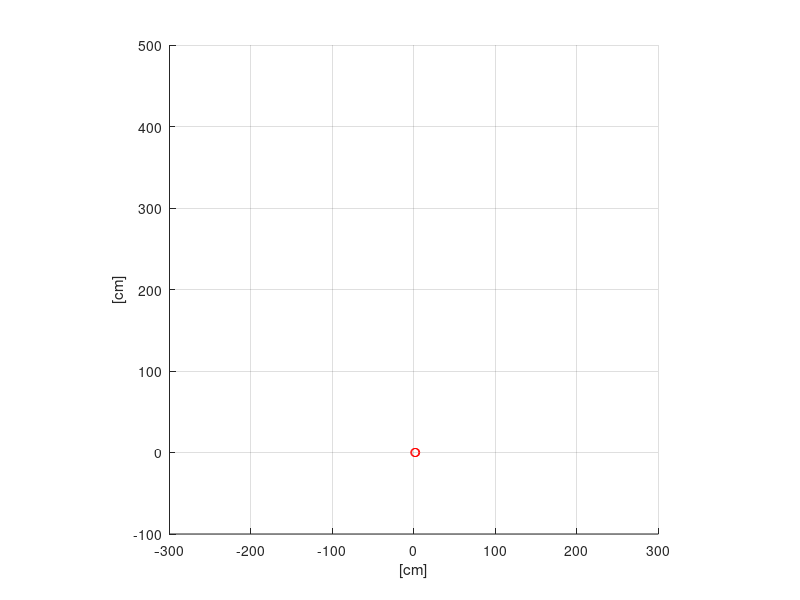

This chart was generated by the following MATLAB code: (Note: this script raises an error after producing the figure.)
close all; clear all;
v=1;dt=0.1;
figure(1);D=0.5;
xlabel('[cm]');ylabel('[cm]');
axis equal; axis([-300,300,-100,500]);grid;
vehi = [0,1,1,-1,-1,0;2,1,-1,-1,1,2];

hold on; plot([0,0],'ro');hold off;

[targetx1,targety1] = ginput(1);
hold on; plot(targetx1,targety1,'rp');hold off;
[targetx2,targety2] = ginput(1);
hold on;plot([targetx1,targetx2],[targety1,targety2],'ro');hold off;

tx=targetx1(1);ty=targety1(1);
theta = atan2(targety2(1)-targety1(1),targetx2(1)-targetx1(1))-pi/2;
theta*180/pi
clear targetx targety xy

xini = [0,0,tx,targetx2];
yini = [0,100,ty,targety2];
ydata = [0:v*dt*100:ty,ty];
xdatasp = interp1(yini,xini,ydata,'spline');
ab = inv([ty^3,ty^2;3*ty^2,2*ty])*[tx;tan(-theta)];
xdata = ab(1).*ydata.^3+ab(2).*ydata.^2;
plot(xini,yini,'rx',xdatasp,ydata,'.-',xdata,ydata,'.-');
xlabel('[cm]');ylabel('[cm]');
axis equal; axis([-300,300,-100,500]);grid;
legend('spline candidate','spline','cubic');

v=hypot(diff(xdata),diff(ydata))/dt;
theta=atan2(diff(ydata),diff(xdata)); 
%theta=atan2(diff(ydata),diff(xdatasp)); %spline
theta = theta([1,1:end]);
steering = atan(D*diff(theta)./(v*dt));
theta=theta(1);
x=xdata(1);y=ydata(1);
trajectory=[];
for i=1:length(v)
    theta=theta+v(i)*dt/D*tan(steering(i));
    x=x+v(i)*dt*cos(theta);
    y=y+v(i)*dt*sin(theta);
    trajectory=[trajectory,[x;y]];
    theta1=theta-pi/2;
    R=[cos(theta1),-sin(theta1);sin(theta1),cos(theta1)];
    newvehi=R*vehi;
    figure(1);
    plot(targetx1,targety1,'pr',xdata,ydata,':go',...
    newvehi(1,:)*10+x,newvehi(2,:)*10+y,...
    trajectory(1,:),trajectory(2,:),':r');
    xlabel('[cm]');ylabel('[cm]');
    axis equal; axis([-300,300,-100,500]);grid;
    drawnow;        
end

